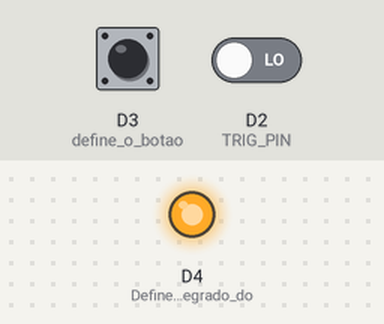
This sketch was run on a simulated ESP8266 (NodeMCU). On the bench: output pins drawn as LEDs (lit = HIGH). The test bench sets the inputs (shaded band); at power-on: D3 (define_o_botao) HIGH, D2 (TRIG_PIN) LOW. WiFi joins after 1.5 s; servers stay silent unless stated; no MQTT or app messages arrive unless stated; what the sketch prints to the serial monitor is not drawn.

Above: at 2.7 s.
2.8 s: D3 (define_o_botao) pulled LOW for 1 s
At 2.95 s:
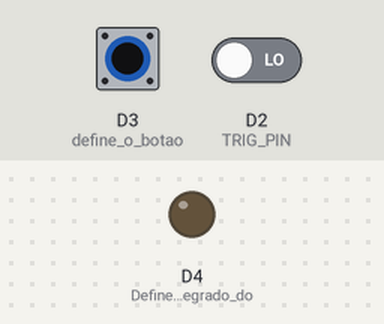
8.8 s: D3 (define_o_botao) pulled LOW for 3.2 s
At 12.7 s:
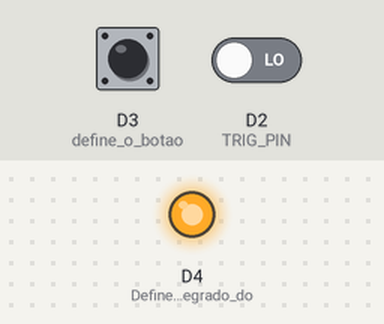
Timing chart, 0 to 14.2 s (numbered marks = the images above; inputs shaded):
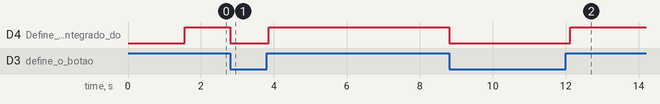

The sketch:

ParteSensor.ino
```cpp
#include <ESP8266WiFi.h>
#include <PubSubClient.h>

// WiFi settings
const char* ssid = "iPhone Muniz";
const char* password = "muniz2001";

// MQTT Broker settings
const char *mqtt_broker = "test.mosquitto.org";  // EMQX broker endpoint
const char *mqtt_topic = "teste/MovingMusic/zonas";     // MQTT topic
const char *mqtt_username = "emqx";  // MQTT username for authentication
const char *mqtt_password = "public";  // MQTT password for authentication
const int mqtt_port = 1883;  // MQTT port (TCP)

// Nome do Comodo
const char *COMODO = "Quarto";

// Nome dos pinos
#define TRIG_PIN D2

WiFiClient espClient;
PubSubClient mqtt_client(espClient);

void connectToWiFi();

void connectToMQTTBroker();

void mqttCallback(char *topic, byte *payload, unsigned int length);

void setup() {
    pinMode(0, INPUT); // define o botao "flash" do esp8266 como entrada
    pinMode(D4, OUTPUT); // Define o LED integrado do esp8266 como saida
    pinMode(TRIG_PIN, INPUT);

    Serial.begin(115200);
    connectToWiFi();
    mqtt_client.setServer(mqtt_broker, mqtt_port);
    mqtt_client.setCallback(mqttCallback);
    connectToMQTTBroker();
}

void connectToWiFi() {
    WiFi.begin(ssid, password);
    Serial.print("Connecting to WiFi");
    while (WiFi.status() != WL_CONNECTED) {
        delay(500);
        Serial.print(".");
    }
    Serial.println("\nConnected to the WiFi network");
}

void connectToMQTTBroker() {
    while (!mqtt_client.connected()) {
        String client_id = "esp8266-client-" + String(WiFi.macAddress());
        Serial.printf("Connecting to MQTT Broker as %s.....\n", client_id.c_str());
        if (mqtt_client.connect(client_id.c_str())) {
            Serial.println("Connected to MQTT broker");
            mqtt_client.subscribe(mqtt_topic);
            // Publish message upon successful connection
            mqtt_client.publish(mqtt_topic, "Conectado como:" + *COMODO);
        } else {
            Serial.print("Failed to connect to MQTT broker, rc=");
            Serial.print(mqtt_client.state());
            Serial.println(" try again in 5 seconds");
            delay(5000);
        }
    }
}

void mqttCallback(char *topic, byte *payload, unsigned int length) {
    Serial.print("Message received on topic: ");
    Serial.println(topic);
    Serial.print("Message:");
    for (unsigned int i = 0; i < length; i++) {
        Serial.print((char) payload[i]);
    }
    Serial.println();
    Serial.println("-----------------------");
}

void loop() {
    if (!mqtt_client.connected()) {
        connectToMQTTBroker();
    }
    mqtt_client.loop();

    int force = digitalRead(0);
    int movimento = digitalRead(TRIG_PIN);
    if (movimento == 1 || force == 0) {
        Serial.println("enviando deteccao");
        mqtt_client.publish(mqtt_topic, COMODO);
        digitalWrite(D4, force);
        delay(150);
    }
    digitalWrite(D4, HIGH);
}
```

Measured:
- after the input at 2.8 s, D4 (Define_o_LED_integrado_do): HIGH → LOW at once, → HIGH 1.1 s later
- after the input at 8.8 s, D4 (Define_o_LED_integrado_do): HIGH → LOW at once, → HIGH 3.3 s later
